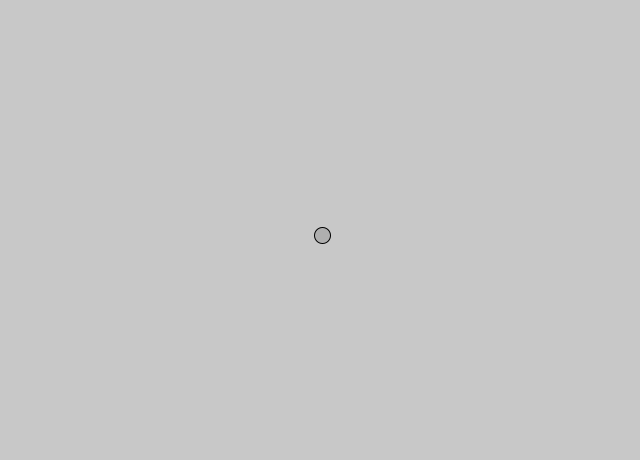
Frame 1 (no input)
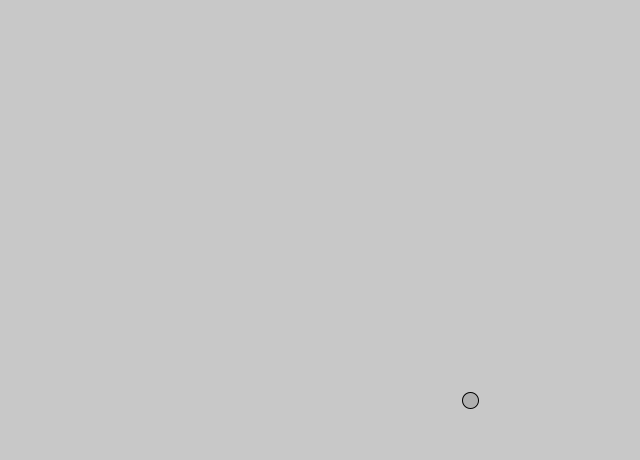
Frame 60 (the mouse pressed at the canvas centre just before this capture)
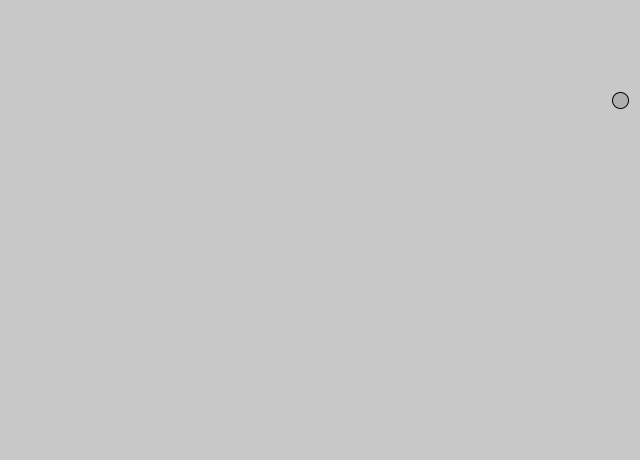
Frame 120 (the mouse held since frame 60 and released just before this capture)

The Processing sketch that drew these frames (run headless with seeded random() and noise(); from frame 60 on, the mouse is pressed at the canvas centre):

// Processing sketch: BolaPVector
// ── BolaPVector.pde
PVector pos;
PVector vel;

void setup(){
  size(640,460);
  //declarar os novos PVector
  pos = new PVector(width/2,height/2);
  vel = new PVector(2.5,5);
}

void draw(){
  background(200);
  //Somar a velocidade à posição vetorialmente
  pos.add(vel);
  //check de colisão
  if((pos.x > width) || (pos.x < 0)){
    vel.x = vel.x*-1;
  }
  if((pos.y > height) || (pos.y < 0)){
    vel.y = vel.y*-1;
  }
  //renderizar um circulo nas posições
  stroke(0);
  fill(175);
  ellipse(pos.x,pos.y,16,16);
}





//class PVector {
 
//  float x;
//  float y;
 
//  PVector(float x_, float y_) {
//    x = x_;
//    y = y_;
//  }
  
//  void add(PVector v) {
//    y = y + v.y;
//    x = x + v.x;
//  }
//}
